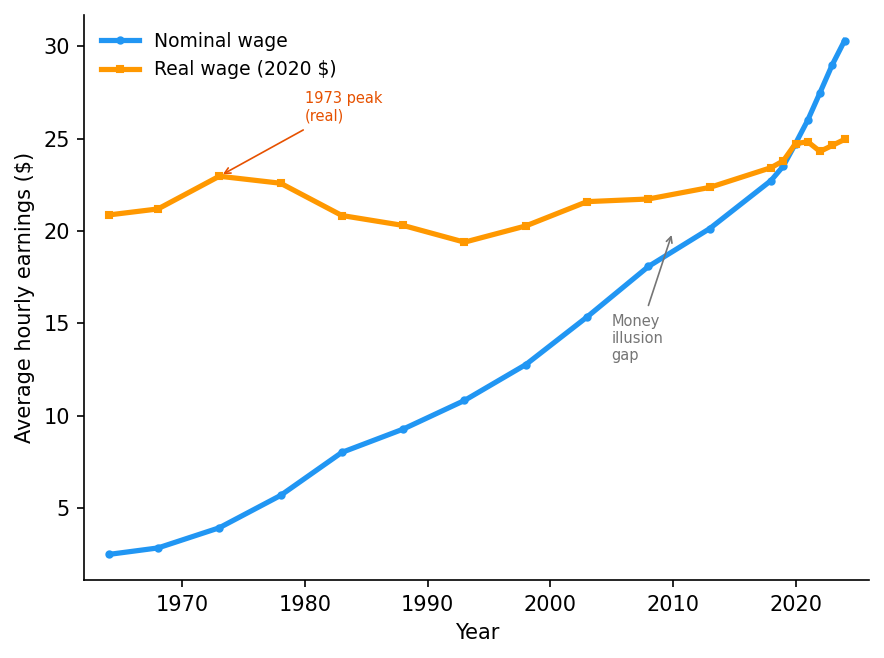

Source code (Python):
"""Figure 2: Nominal vs. Real Wages 1964-2024 — the fifty-year divergence."""
import matplotlib.pyplot as plt
import numpy as np

# Average Hourly Earnings (production & nonsupervisory) — selected years
# Source: FRED series AHETPI
years = [1964, 1968, 1973, 1978, 1983, 1988, 1993, 1998, 2003, 2008,
         2013, 2018, 2019, 2020, 2021, 2022, 2023, 2024]
nominal = [2.50, 2.85, 3.94, 5.69, 8.02, 9.28, 10.83, 12.77, 15.35, 18.08,
           20.13, 22.73, 23.51, 24.73, 26.00, 27.49, 29.00, 30.30]
# CPI values for those years (annual average, CPIAUCSL)
cpi_vals = [31.0, 34.8, 44.4, 65.2, 99.6, 118.3, 144.5, 163.0, 184.0, 215.3,
            233.0, 251.1, 255.7, 258.8, 271.0, 292.7, 304.7, 314.2]

# Deflate to 2020 dollars
base_cpi_2020 = 258.8
real = [(n / c) * base_cpi_2020 for n, c in zip(nominal, cpi_vals)]

fig, ax = plt.subplots(figsize=(6, 4.5))
ax.plot(years, nominal, label="Nominal wage", color="#2196F3", linewidth=2.5, marker='o', markersize=3)
ax.plot(years, real, label="Real wage (2020 $)", color="#FF9800", linewidth=2.5, marker='s', markersize=3)

# Annotate the 1973 peak
peak_idx = years.index(1973)
ax.annotate("1973 peak\n(real)", xy=(1973, real[peak_idx]),
            xytext=(1980, real[peak_idx] + 3),
            fontsize=7, color="#E65100",
            arrowprops=dict(arrowstyle="->", color="#E65100", lw=0.8))

# Annotate divergence
ax.annotate("Money\nillusion\ngap", xy=(2010, 20), xytext=(2005, 13),
            fontsize=7, color="#757575",
            arrowprops=dict(arrowstyle="->", color="#757575", lw=0.8))

ax.set_xlabel("Year", fontsize=10)
ax.set_ylabel("Average hourly earnings ($)", fontsize=10)
ax.legend(frameon=False, fontsize=9, loc="upper left")
ax.spines["top"].set_visible(False)
ax.spines["right"].set_visible(False)
ax.set_xlim(1962, 2026)
plt.tight_layout()
plt.savefig("figures/figure_002_real-vs-nominal-wages.png", dpi=150, bbox_inches="tight")
print("OK: figure_002_real-vs-nominal-wages.png")
